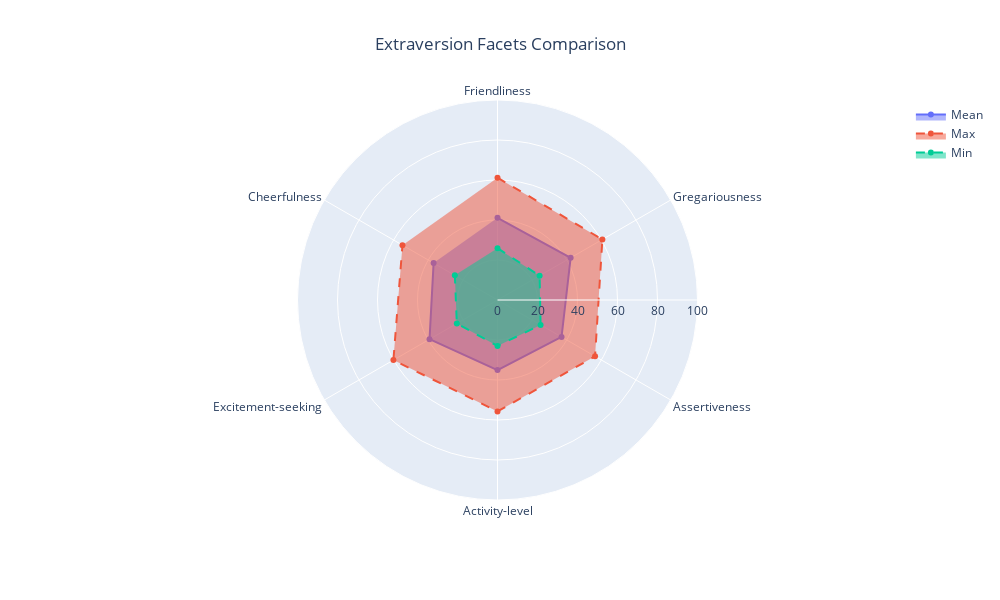

Write notebook code for a chart like this one.
### Code cell
U.plot_eda_radar(
    df=df, targets=extraversion_facets, title="Extraversion Facets Comparison"
)

### Figure 1 — Plotly figure (JSON) as saved in the notebook; plotly's stock layout.template omitted (floating-point values rounded to 4 significant figures)
{"data": [{"fill": "toself", "name": "Mean", "r": [41.07, 42.23, 36.98, 35.06, 39.24, 36.89, 41.07], "theta": ["Friendliness", "Gregariousness", "Assertiveness", "Activity-level", "Excitement-seeking", "Cheerfulness"], "type": "scatterpolar"}, {"fill": "toself", "line": {"dash": "dash"}, "name": "Max", "r": [61.14, 60.56, 56.32, 55.69, 60.1, 54.87, 61.14], "theta": ["Friendliness", "Gregariousness", "Assertiveness", "Activity-level", "Excitement-seeking", "Cheerfulness"], "type": "scatterpolar"}, {"fill": "toself", "line": {"dash": "dash"}, "name": "Min", "r": [25.92, 24.3, 24.88, 22.96, 23.48, 24.63, 25.92], "theta": ["Friendliness", "Gregariousness", "Assertiveness", "Activity-level", "Excitement-seeking", "Cheerfulness"], "type": "scatterpolar"}], "layout": {"height": 600, "margin": {"b": 100, "l": 100, "r": 100, "t": 100}, "polar": {"angularaxis": {"direction": "clockwise", "rotation": 90}, "radialaxis": {"range": [0, 100], "visible": true}}, "showlegend": true, "title": {"text": "Extraversion Facets Comparison", "x": 0.5}, "width": 1000}}
